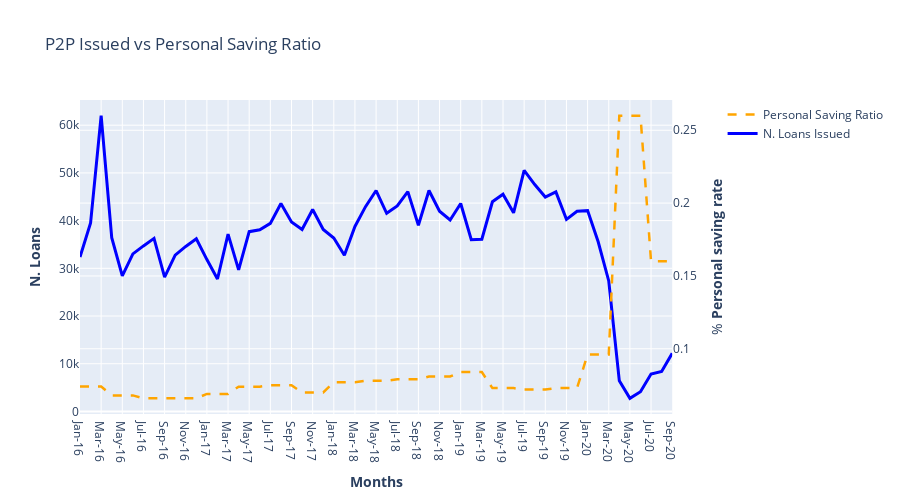

Notebook source saved alongside this figure:
### Code cell
fig = make_subplots(specs=[[{"secondary_y": True}]])

# Add traces
fig.add_trace(
    go.Scatter(x=All_Fintech_Stat1['issue_d'], y=All_Fintech_Stat1['Personal_saving_ratio'], name="Personal Saving Ratio", line = dict(color='orange', width=2.5,dash='dash' )),
    secondary_y=True, 
)
fig.add_trace(
    go.Scatter(x=All_Fintech_Stat1['issue_d'], y=All_Fintech_Stat1['Total'], name="N. Loans Issued", line = dict(color='BLUE', width=3, )),
    secondary_y=False, 
)

fig.update_layout(title='P2P Issued vs Personal Saving Ratio',
                   xaxis_title='<b>Months</b>',
                   yaxis_title='<b>N. Loans</b>')

fig.update_layout(width=900, height=500)
fig.update_yaxes(title_text=" % <b>Personal saving rate</b> ", secondary_y=True)
fig.write_image("fig4.svg")
fig.show()

### Figure 1 — Plotly figure (JSON) as saved in the notebook; plotly's stock layout.template omitted (floating-point values rounded to 4 significant figures)
{"data": [{"line": {"color": "orange", "dash": "dash", "width": 2.5}, "name": "Personal Saving Ratio", "type": "scatter", "x": ["Jan-16", "Feb-16", "Mar-16", "Apr-16", "May-16", "Jun-16", "Jul-16", "Aug-16", "Sep-16", "Oct-16", "Nov-16", "Dec-16", "Jan-17", "Feb-17", "Mar-17", "Apr-17", "May-17", "Jun-17", "Jul-17", "Aug-17", "Sep-17", "Oct-17", "Nov-17", "Dec-17", "Jan-18", "Feb-18", "Mar-18", "Apr-18", "May-18", "Jun-18", "Jul-18", "Aug-18", "Sep-18", "Oct-18", "Nov-18", "Dec-18", "Jan-19", "Feb-19", "Mar-19", "Apr-19", "May-19", "Jun-19", "Jul-19", "Aug-19", "Sep-19", "Oct-19", "Nov-19", "Dec-19", "Jan-20", "Feb-20", "Mar-20", "Apr-20", "May-20", "Jun-20", "Jul-20", "Aug-20", "Sep-20"], "xaxis": "x", "y": [0.0741, 0.0741, 0.0741, 0.068, 0.068, 0.068, 0.066, 0.066, 0.066, 0.066, 0.066, 0.066, 0.069, 0.069, 0.069, 0.074, 0.074, 0.074, 0.075, 0.075, 0.075, 0.07, 0.07, 0.07, 0.077, 0.077, 0.077, 0.078, 0.078, 0.078, 0.079, 0.079, 0.079, 0.081, 0.081, 0.081, 0.084, 0.084, 0.084, 0.073, 0.073, 0.073, 0.072, 0.072, 0.072, 0.073, 0.073, 0.073, 0.096, 0.096, 0.096, 0.26, 0.26, 0.26, 0.16, 0.16, 0.16], "yaxis": "y2"}, {"line": {"color": "BLUE", "width": 3}, "name": "N. Loans Issued", "type": "scatter", "x": ["Jan-16", "Feb-16", "Mar-16", "Apr-16", "May-16", "Jun-16", "Jul-16", "Aug-16", "Sep-16", "Oct-16", "Nov-16", "Dec-16", "Jan-17", "Feb-17", "Mar-17", "Apr-17", "May-17", "Jun-17", "Jul-17", "Aug-17", "Sep-17", "Oct-17", "Nov-17", "Dec-17", "Jan-18", "Feb-18", "Mar-18", "Apr-18", "May-18", "Jun-18", "Jul-18", "Aug-18", "Sep-18", "Oct-18", "Nov-18", "Dec-18", "Jan-19", "Feb-19", "Mar-19", "Apr-19", "May-19", "Jun-19", "Jul-19", "Aug-19", "Sep-19", "Oct-19", "Nov-19", "Dec-19", "Jan-20", "Feb-20", "Mar-20", "Apr-20", "May-20", "Jun-20", "Jul-20", "Aug-20", "Sep-20"], "xaxis": "x", "y": [32366, 39529, 61992, 36432, 28403, 33019, 34696, 36280, 28144, 32772, 34591, 36183, 31835, 27763, 37181, 29683, 37681, 38087, 39415, 43573, 39713, 38151, 42343, 38154, 36347, 32746, 38771, 42928, 46311, 41533, 43089, 46079, 39026, 46305, 41973, 40134, 43584, 35985, 36106, 43954, 45541, 41644, 50540, 47554, 44941, 46032, 40264, 41962, 42094, 35571, 27347, 6417, 2755, 4134, 7849, 8372, 12179], "yaxis": "y"}], "layout": {"height": 500, "title": {"text": "P2P Issued vs Personal Saving Ratio"}, "width": 900, "xaxis": {"anchor": "y", "domain": [0, 0.94], "title": {"text": "<b>Months</b>"}}, "yaxis": {"anchor": "x", "domain": [0, 1], "title": {"text": "<b>N. Loans</b>"}}, "yaxis2": {"anchor": "x", "overlaying": "y", "side": "right", "title": {"text": " % <b>Personal saving rate</b> "}}}}
